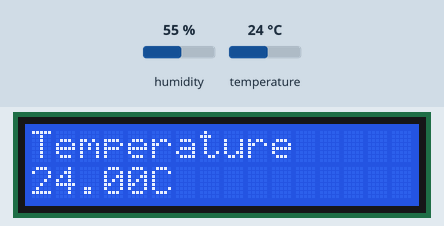
Simulated run of this sketch. Board: Arduino Uno, built with avr-gcc and run on an emulated ATmega328P. Parts: 16×2 character LCD. Inputs (shaded band) come from the test bench; at power-on: temperature 24 °C, humidity 55 %. What the sketch prints to the serial monitor is not drawn.

Above: at 1.2 s.
1.3 s: temperature set to 12 °C
At 3.0 s:
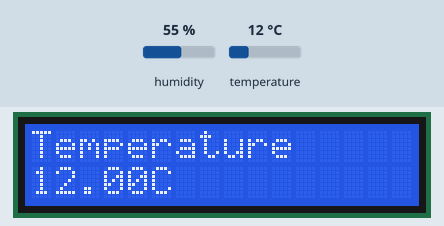
4.0 s: temperature set to 19 °C
At 5.0 s:
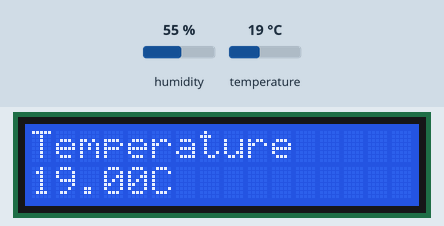
6.7 s: temperature set to 28 °C
At 8.8 s:
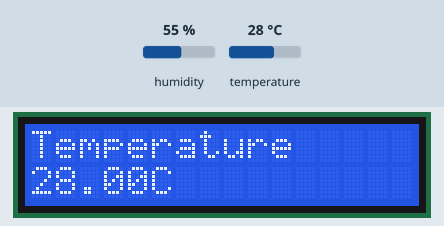
Timing chart, 0 to 10.3 s (numbered marks = the images above; inputs shaded):
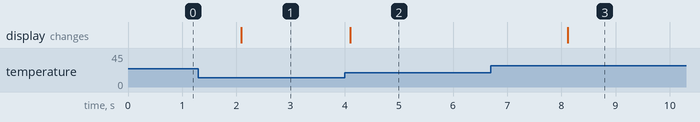

The sketch:

LCDthermometer.ino
```cpp
#include <LiquidCrystal.h>
#include <DHT.h>

#define DHTPIN 7 // set the digital pin for the DHT sensor as 7
#define DHTTYPE DHT22 // set the sensor type
#define DELAYVAL 2000 // define a delay (defining here makes it easier to make changes in larger code files)

LiquidCrystal lcd(12, 11, 5, 4, 3, 2); // declare pins LCD will use

float temperature; // declare temperature as a float variable

DHT dht(DHTPIN, DHTTYPE); //initialize the DHT sensor

void setup() {
  Serial.begin(9600); //start serial connection

  pinMode(DHTPIN, INPUT); //set the DHTPIN to receieve sensor information
  dht.begin(); // start the DHT sensor

  lcd.begin(16, 2); // start LCD screen
  lcd.print("Here is the");
  lcd.setCursor(0,1);
  lcd.print("temperature!");
}

void loop() {

  lcd.clear(); // clears the LCD screen
  temperature = dht.readTemperature(); // gets the temperature value
  delayMicroseconds(2);

  lcd.print("Temperature ");
  lcd.setCursor(0,1);
  lcd.print(temperature);
  lcd.print("C");

  Serial.print("Temperature: ");
  Serial.println(temperature);

   delay(DELAYVAL);
 }
```

Measured:
- after the input at 1.3 s, the display: changes after 0.79 s (image 1)
- after the input at 4.0 s, the display: changes after 0.10 s (image 2)
- after the input at 6.7 s, the display: changes after 1.4 s (image 3)
